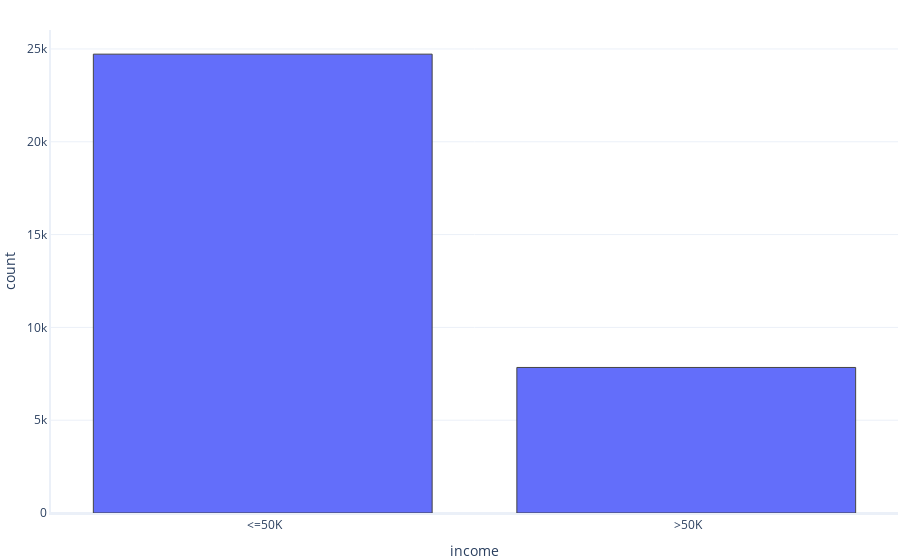

Notebook source saved alongside this figure:
### Code cell
rg.histogram(df, 'income')

### Figure 1 — Plotly figure (JSON) as saved in the notebook; plotly's stock layout.template omitted (floating-point values rounded to 4 significant figures; data arrays with more than 128 entries replaced by an {"elided": "..."} marker saying what was removed)
{"data": [{"alignmentgroup": "True", "bingroup": "x", "hovertemplate": "income=%{x}<br>count=%{y}<extra></extra>", "legendgroup": "", "marker": {"color": "#636efa", "pattern": {"shape": ""}}, "name": "", "offsetgroup": "", "orientation": "v", "showlegend": false, "type": "histogram", "x": {"elided": "32561 str values"}, "xaxis": "x", "yaxis": "y"}], "layout": {"barmode": "relative", "legend": {"tracegroupgap": 0}, "xaxis": {"anchor": "y", "domain": [0, 1], "title": {"text": "income"}}, "yaxis": {"anchor": "x", "domain": [0, 1], "title": {"text": "count"}}}}
